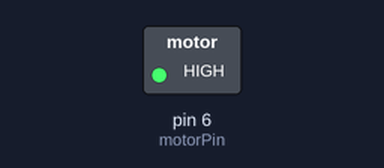
This sketch was run on a simulated Arduino Uno, built with avr-gcc and run on an emulated ATmega328P. On the bench: switched loads named in the sketch (green lamp = pin HIGH). Dashed ring = blinking.

Above: at 0.5 s.
Timing chart, 0 to 3.5 s (numbered marks = the images above):
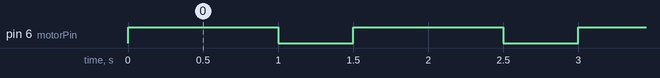

The sketch:

dcMotor.ino
```cpp
// dcMotor.pde - Run DC-motor to one direction

int motorPin = 6;

void setup()
{
 pinMode(motorPin,OUTPUT);
}

void loop()
{
 digitalWrite(motorPin,HIGH);
 delay(1000);
 digitalWrite(motorPin,LOW);
 delay(500);
}
```

Measured:
- by itself, pin 6 (motorPin): alternates HIGH for 1.0 s and LOW for 0.50 s
